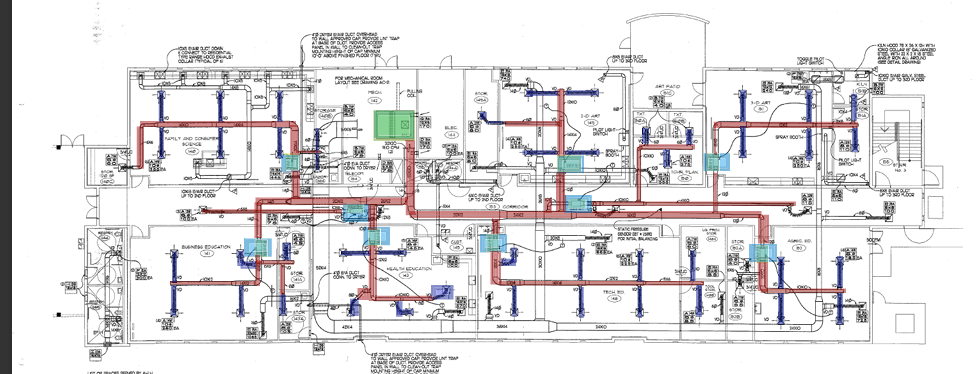
#> input picture mechanical_upload.png, 978 x 374 px
$ python -i cad_adapter.py   (imports and definitions only)
#> lines starting #> are read from the running program, lines starting #| are printed output that depends on the picture; after the words box and inside, x2 and y2 are one past the last pixel; in counts of white or black regions, pixels touching at a corner belong together
import os
import cv2
import numpy as np


def extract_cad_geometry(image_path):

#> called with image_path = 'mechanical_upload.png'
    img = cv2.imread(image_path)
#> img is the input picture: shape (374, 978, 3); mean B, G, R 226.9, 225.8, 227.6

    if img is None:
        raise ValueError("Could not load CAD source")

    gray = cv2.cvtColor(
        img,
        cv2.COLOR_BGR2GRAY
    )
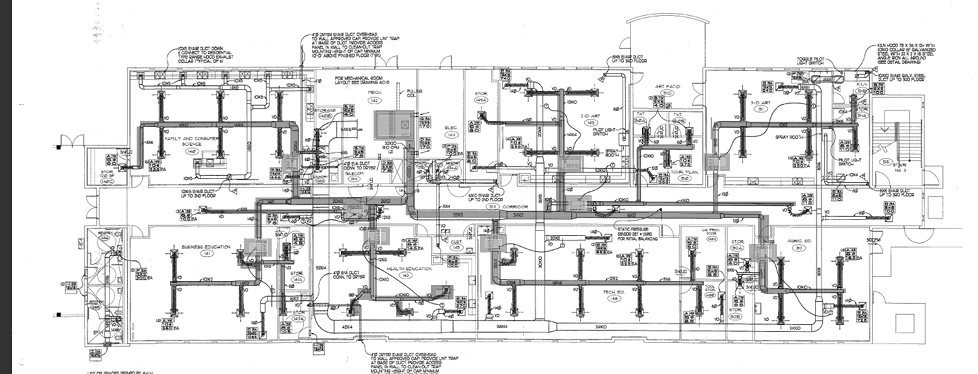
#> gray: shape (374, 978); min 0, max 255, mean 226.5

    blur = cv2.GaussianBlur(
        gray,
        (3, 3),
        0
    )
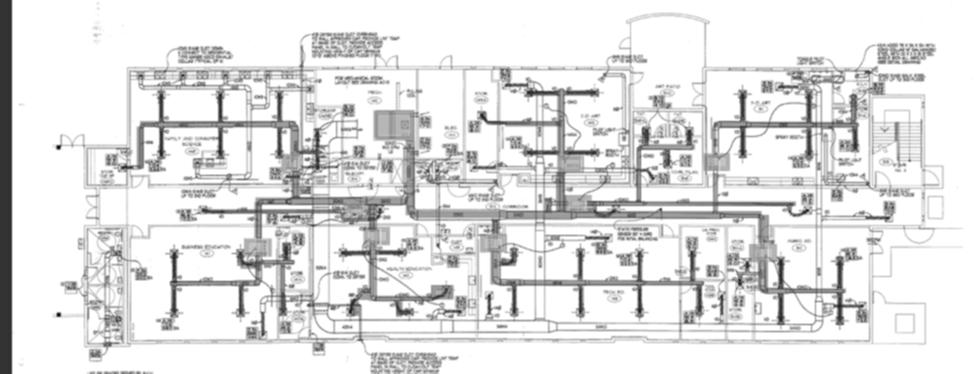
#> blur: shape (374, 978); min 0, max 255, mean 226.5

    thresh = cv2.threshold(
        blur,
        180,
        255,
        cv2.THRESH_BINARY_INV
    )[1]
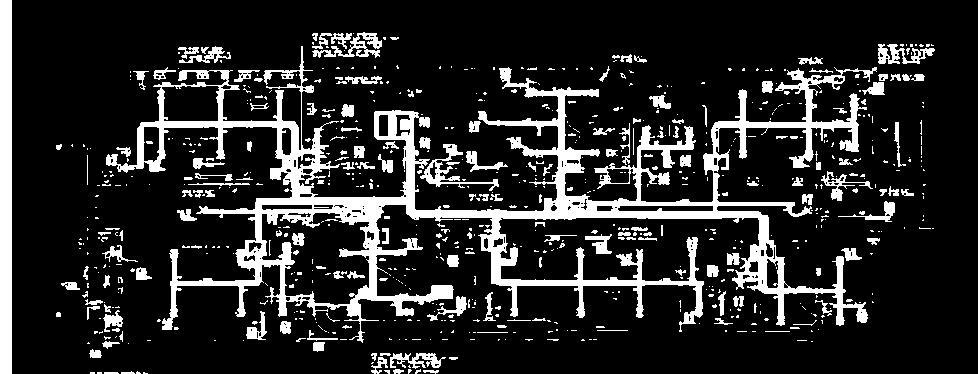
#> thresh: shape (374, 978); 15.7% white; 712 white regions (534 under 20 px), largest, box (x1, y1, x2, y2) and area: (106, 46, 877, 343) 35926, (0, 0, 12, 374) 4488, (420, 144, 499, 191) 733

    lines = cv2.HoughLinesP(
        thresh,
        1,
        np.pi / 180,
        threshold=70,
        minLineLength=40,
        maxLineGap=10
    )
#> lines = 292 rows, first 6: [406, 212, 760, 212], [177, 211, 383, 211], [406, 213, 760, 213], [411, 217, 768, 217], [255, 215, 312, 215], [410, 216, 767, 216]

    geometry = []

    if lines is None:
        return geometry

    for l in lines:

        x1, y1, x2, y2 = l[0]

        geometry.append({

            "x1": int(x1),
            "y1": int(y1),

            "x2": int(x2),
            "y2": int(y2)
        })
#> this loop made 292 passes
#> after the loop, geometry = 292 items

    return geometry

>>> result = extract_cad_geometry('mechanical_upload.png')
#> result = 292 items
